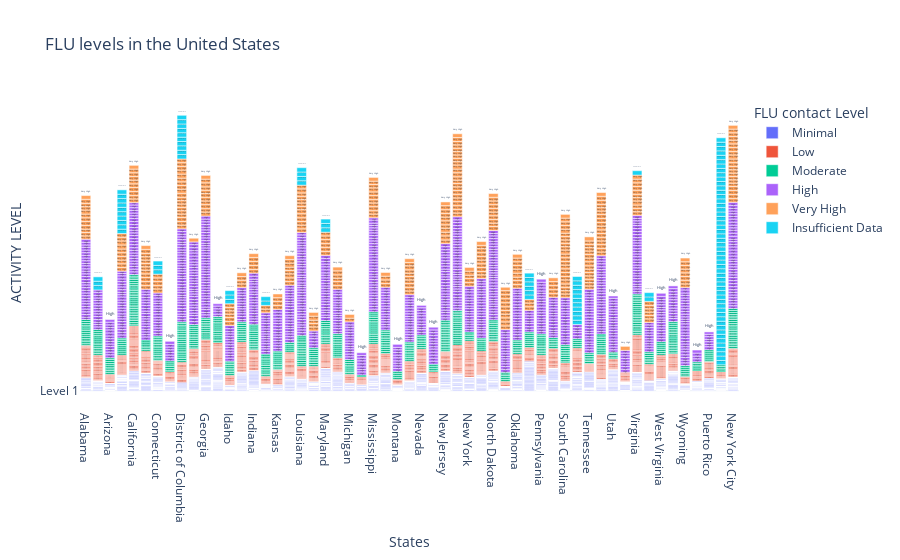

Notebook cell for this chart:
### Code cell
import plotly.express as px

# Creating bar chart
fig = px.bar(df, 
             x='States', 
             y='ACTIVITY LEVEL', 
             title='FLU levels in the United States',
             labels={'States': 'States', 'ACTIVITY LEVEL LABEL': 'FLU contact Level'},
             text='ACTIVITY LEVEL LABEL',  
             color='ACTIVITY LEVEL LABEL',  
             
            )

# Update layout
fig.update_layout(
    yaxis=dict(tickformat=','),
    template='plotly_white'
)

# Show figure
fig.show()

#This bar chart shows us that each state had a high outbreak time at least a couple of weeks at a time. Mostly during peak toursity seasons. 
#I thought that this was interesting especially after the pandemic. Most people started getting the Flu vaccine and even with those increased numbers
#the flu contact leavels continue to rise when more people populate one area.

### Figure 1 — Plotly figure (JSON) as saved in the notebook; plotly's stock layout.template omitted (floating-point values rounded to 4 significant figures; data arrays with more than 128 entries replaced by an {"elided": "..."} marker saying what was removed)
{"data": [{"alignmentgroup": "True", "hovertemplate": "FLU contact Level=%{text}<br>States=%{x}<br>ACTIVITY LEVEL=%{y}<extra></extra>", "legendgroup": "Minimal", "marker": {"color": "#636efa", "pattern": {"shape": ""}}, "name": "Minimal", "offsetgroup": "Minimal", "orientation": "v", "showlegend": true, "text": {"elided": "7548 str values"}, "textposition": "auto", "type": "bar", "x": {"elided": "7548 str values"}, "xaxis": "x", "y": {"elided": "7548 str values"}, "yaxis": "y"}, {"alignmentgroup": "True", "hovertemplate": "FLU contact Level=%{text}<br>States=%{x}<br>ACTIVITY LEVEL=%{y}<extra></extra>", "legendgroup": "Low", "marker": {"color": "#EF553B", "pattern": {"shape": ""}}, "name": "Low", "offsetgroup": "Low", "orientation": "v", "showlegend": true, "text": {"elided": "905 str values"}, "textposition": "auto", "type": "bar", "x": {"elided": "905 str values"}, "xaxis": "x", "y": {"elided": "905 str values"}, "yaxis": "y"}, {"alignmentgroup": "True", "hovertemplate": "FLU contact Level=%{text}<br>States=%{x}<br>ACTIVITY LEVEL=%{y}<extra></extra>", "legendgroup": "Moderate", "marker": {"color": "#00cc96", "pattern": {"shape": ""}}, "name": "Moderate", "offsetgroup": "Moderate", "orientation": "v", "showlegend": true, "text": {"elided": "575 str values"}, "textposition": "auto", "type": "bar", "x": {"elided": "575 str values"}, "xaxis": "x", "y": {"elided": "575 str values"}, "yaxis": "y"}, {"alignmentgroup": "True", "hovertemplate": "FLU contact Level=%{text}<br>States=%{x}<br>ACTIVITY LEVEL=%{y}<extra></extra>", "legendgroup": "High", "marker": {"color": "#ab63fa", "pattern": {"shape": ""}}, "name": "High", "offsetgroup": "High", "orientation": "v", "showlegend": true, "text": {"elided": "1034 str values"}, "textposition": "auto", "type": "bar", "x": {"elided": "1034 str values"}, "xaxis": "x", "y": {"elided": "1034 str values"}, "yaxis": "y"}, {"alignmentgroup": "True", "hovertemplate": "FLU contact Level=%{text}<br>States=%{x}<br>ACTIVITY LEVEL=%{y}<extra></extra>", "legendgroup": "Very High", "marker": {"color": "#FFA15A", "pattern": {"shape": ""}}, "name": "Very High", "offsetgroup": "Very High", "orientation": "v", "showlegend": true, "text": {"elided": "355 str values"}, "textposition": "auto", "type": "bar", "x": {"elided": "355 str values"}, "xaxis": "x", "y": {"elided": "355 str values"}, "yaxis": "y"}, {"alignmentgroup": "True", "hovertemplate": "FLU contact Level=%{text}<br>States=%{x}<br>ACTIVITY LEVEL=%{y}<extra></extra>", "legendgroup": "Insufficient Data", "marker": {"color": "#19d3f3", "pattern": {"shape": ""}}, "name": "Insufficient Data", "offsetgroup": "Insufficient Data", "orientation": "v", "showlegend": true, "text": ["Insufficient Data", "Insufficient Data", "Insufficient Data", "Insufficient Data", "Insufficient Data", "Insufficient Data", "Insufficient Data", "Insufficient Data", "Insufficient Data", "Insufficient Data", "Insufficient Data", "Insufficient Data", "Insufficient Data", "Insufficient Data", "Insufficient Data", "Insufficient Data", "Insufficient Data", "Insufficient Data", "Insufficient Data", "Insufficient Data", "Insufficient Data", "Insufficient Data", "Insufficient Data", "Insufficient Data", "Insufficient Data", "Insufficient Data", "Insufficient Data", "Insufficient Data", "Insufficient Data", "Insufficient Data", "Insufficient Data", "Insufficient Data", "Insufficient Data", "Insufficient Data", "Insufficient Data", "Insufficient Data", "Insufficient Data", "Insufficient Data", "Insufficient Data", "Insufficient Data", "Insufficient Data", "Insufficient Data", "Insufficient Data", "Insufficient Data", "Insufficient Data", "Insufficient Data", "Insufficient Data", "Insufficient Data", "Insufficient Data", "Insufficient Data", "Insufficient Data", "Insufficient Data", "Insufficient Data", "Insufficient Data", "Insufficient Data", "Insufficient Data", "Insufficient Data", "Insufficient Data", "Insufficient Data", "Insufficient Data", "Insufficient Data", "Insufficient Data", "Insufficient Data", "Insufficient Data", "Insufficient Data", "Insufficient Data", "Insufficient Data", "Insufficient Data", "Insufficient Data", "Insufficient Data", "Insufficient Data", "Insufficient Data", "Insufficient Data", "Insufficient Data", "Insufficient Data", "Insufficient Data", "Insufficient Data", "Insufficient Data", "Insufficient Data", "Insufficient Data", "Insufficient Data", "Insufficient Data", "Insufficient Data", "Insufficient Data", "Insufficient Data", "Insufficient Data", "Insufficient Data", "Insufficient Data", "Insufficient Data", "Insufficient Data", "Insufficient Data", "Insufficient Data", "Insufficient Data", "Insufficient Data", "Insufficient Data", "Insufficient Data", "Insufficient Data", "Insufficient Data", "Insufficient Data", "Insufficient Data", "Insufficient Data", "Insufficient Data", "Insufficient Data", "Insufficient Data", "Insufficient Data", "Insufficient Data", "Insufficient Data", "Insufficient Data", "Insufficient Data", "Insufficient Data"], "textposition": "auto", "type": "bar", "x": ["Alaska", "Alaska", "Alaska", "Arkansas", "Arkansas", "Arkansas", "Arkansas", "Arkansas", "Arkansas", "Arkansas", "Arkansas", "Arkansas", "Arkansas", "Connecticut", "Connecticut", "Connecticut", "District of Columbia", "District of Columbia", "District of Columbia", "District of Columbia", "District of Columbia", "District of Columbia", "District of Columbia", "District of Columbia", "District of Columbia", "District of Columbia", "Idaho", "Idaho", "Idaho", "Iowa", "Iowa", "Louisiana", "Louisiana", "Louisiana", "Louisiana", "Maryland", "Maryland", "Maryland", "Oregon", "Oregon", "Oregon", "Oregon", "Oregon", "Oregon", "South Dakota", "South Dakota", "South Dakota", "South Dakota", "South Dakota", "South Dakota", "South Dakota", "South Dakota", "South Dakota", "South Dakota", "South Dakota", "Virginia", "Washington", "Washington", "Virgin Islands", "Virgin Islands", "Virgin Islands", "Virgin Islands", "Virgin Islands", "Virgin Islands", "Virgin Islands", "Virgin Islands", "Virgin Islands", "Virgin Islands", "Virgin Islands", "Virgin Islands", "Virgin Islands", "Virgin Islands", "Virgin Islands", "Virgin Islands", "Virgin Islands", "Virgin Islands", "Virgin Islands", "Virgin Islands", "Virgin Islands", "Virgin Islands", "Virgin Islands", "Virgin Islands", "Virgin Islands", "Virgin Islands", "Virgin Islands", "Virgin Islands", "Virgin Islands", "Virgin Islands", "Virgin Islands", "Virgin Islands", "Virgin Islands", "Virgin Islands", "Virgin Islands", "Virgin Islands", "Virgin Islands", "Virgin Islands", "Virgin Islands", "Virgin Islands", "Virgin Islands", "Virgin Islands", "Virgin Islands", "Virgin Islands", "Virgin Islands", "Virgin Islands", "Virgin Islands", "Virgin Islands", "Virgin Islands", "Virgin Islands", "Virgin Islands", "Virgin Islands"], "xaxis": "x", "y": ["Level 0", "Level 0", "Level 0", "Level 0", "Level 0", "Level 0", "Level 0", "Level 0", "Level 0", "Level 0", "Level 0", "Level 0", "Level 0", "Level 0", "Level 0", "Level 0", "Level 0", "Level 0", "Level 0", "Level 0", "Level 0", "Level 0", "Level 0", "Level 0", "Level 0", "Level 0", "Level 0", "Level 0", "Level 0", "Level 0", "Level 0", "Level 0", "Level 0", "Level 0", "Level 0", "Level 0", "Level 0", "Level 0", "Level 0", "Level 0", "Level 0", "Level 0", "Level 0", "Level 0", "Level 0", "Level 0", "Level 0", "Level 0", "Level 0", "Level 0", "Level 0", "Level 0", "Level 0", "Level 0", "Level 0", "Level 0", "Level 0", "Level 0", "Level 0", "Level 0", "Level 0", "Level 0", "Level 0", "Level 0", "Level 0", "Level 0", "Level 0", "Level 0", "Level 0", "Level 0", "Level 0", "Level 0", "Level 0", "Level 0", "Level 0", "Level 0", "Level 0", "Level 0", "Level 0", "Level 0", "Level 0", "Level 0", "Level 0", "Level 0", "Level 0", "Level 0", "Level 0", "Level 0", "Level 0", "Level 0", "Level 0", "Level 0", "Level 0", "Level 0", "Level 0", "Level 0", "Level 0", "Level 0", "Level 0", "Level 0", "Level 0", "Level 0", "Level 0", "Level 0", "Level 0", "Level 0", "Level 0", "Level 0", "Level 0", "Level 0"], "yaxis": "y"}], "layout": {"barmode": "relative", "legend": {"title": {"text": "FLU contact Level"}, "tracegroupgap": 0}, "title": {"text": "FLU levels in the United States"}, "xaxis": {"anchor": "y", "domain": [0, 1], "title": {"text": "States"}}, "yaxis": {"anchor": "x", "domain": [0, 1], "tickformat": ",", "title": {"text": "ACTIVITY LEVEL"}}}}
